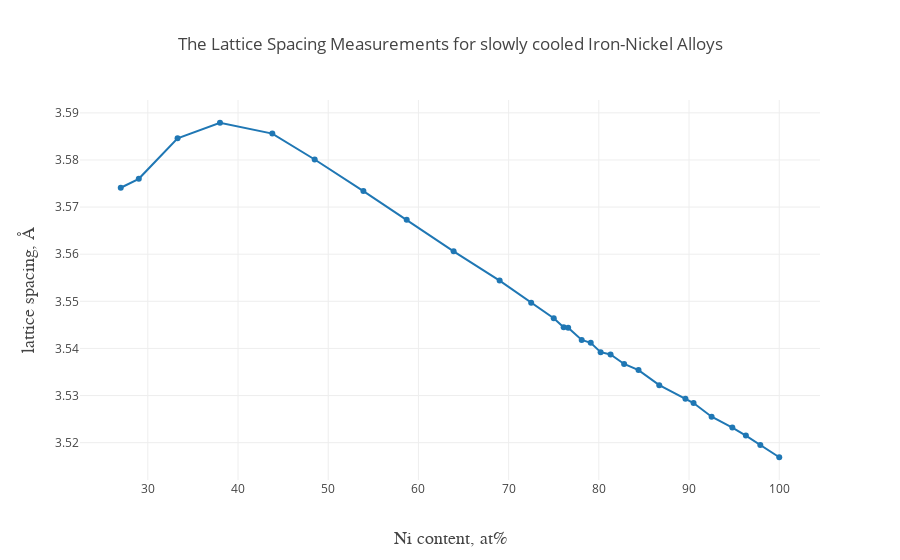

The notebook cell saved with this chart:
### Code cell
import plotly.graph_objs as go

plotly.offline.init_notebook_mode(connected=True)

plotly.offline.iplot({
    "data": [go.Scatter(x=df['Ni content, at%'], y=df['lattice parameter'], mode = 'lines+markers')],
    "layout": go.Layout(
                title='The Lattice Spacing Measurements for slowly cooled Iron-Nickel Alloys',
                xaxis=dict(
                    title='Ni content, at%',
                    titlefont=dict(
                        family='Courier New, monospace',
                        size=18,
                        color='k'
                    )
                ),
                yaxis=dict(
                    title='lattice spacing, Å',
                    titlefont=dict(
                        family='Courier New, monospace',
                        size=18,
                        color='k'
                    )
                )
    )
        
})

### Figure 1 — Plotly figure (JSON) as saved in the notebook; plotly's stock layout.template omitted (floating-point values rounded to 4 significant figures)
{"data": [{"mode": "lines+markers", "type": "scatter", "x": [27, 29, 33.3, 38, 43.8, 48.5, 53.9, 58.7, 63.9, 69, 72.5, 75, 76.1, 76.6, 78.1, 79.1, 80.2, 81.3, 82.8, 84.4, 86.7, 89.6, 90.5, 92.5, 94.8, 96.3, 97.9, 100], "y": [3.574, 3.576, 3.585, 3.588, 3.586, 3.58, 3.573, 3.567, 3.561, 3.554, 3.55, 3.546, 3.545, 3.544, 3.542, 3.541, 3.539, 3.539, 3.537, 3.535, 3.532, 3.529, 3.528, 3.526, 3.523, 3.522, 3.519, 3.517]}], "layout": {"title": "The Lattice Spacing Measurements for slowly cooled Iron-Nickel Alloys", "xaxis": {"title": "Ni content, at%", "titlefont": {"color": "k", "family": "Courier New, monospace", "size": 18}}, "yaxis": {"title": "lattice spacing, Å", "titlefont": {"color": "k", "family": "Courier New, monospace", "size": 18}}}}
